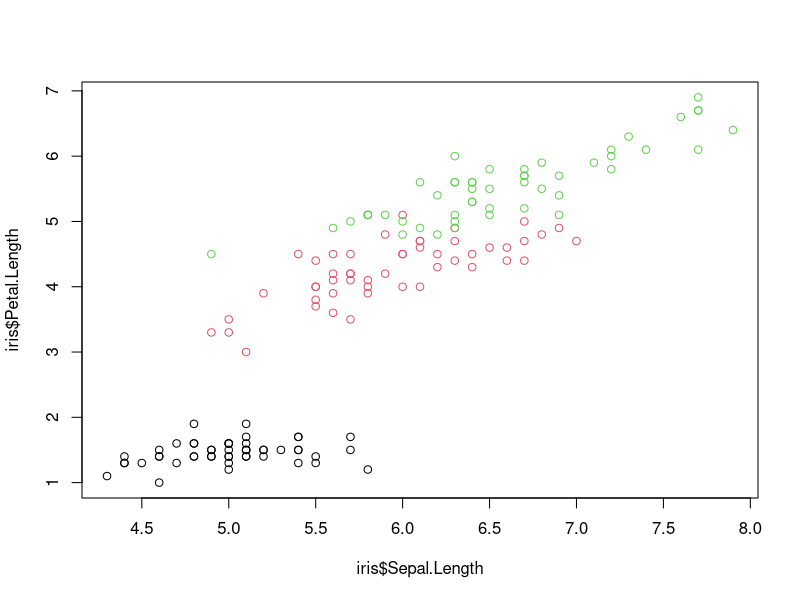
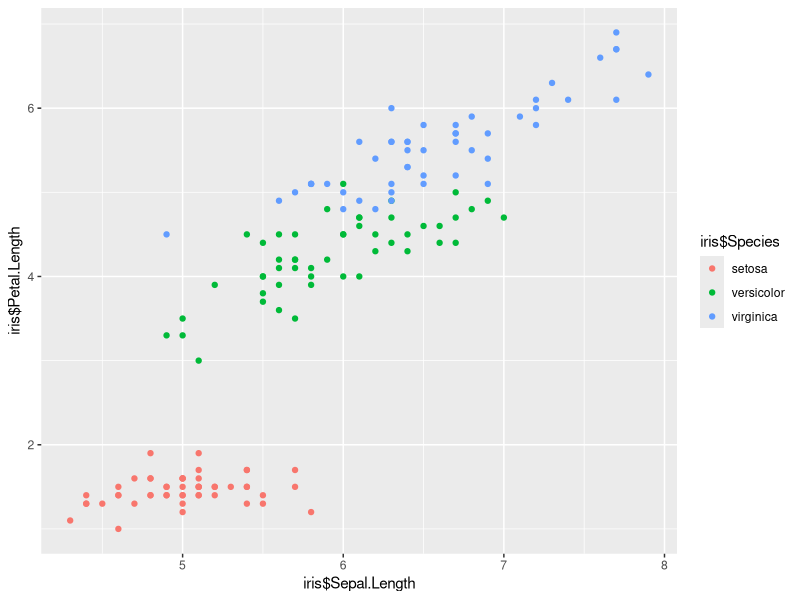
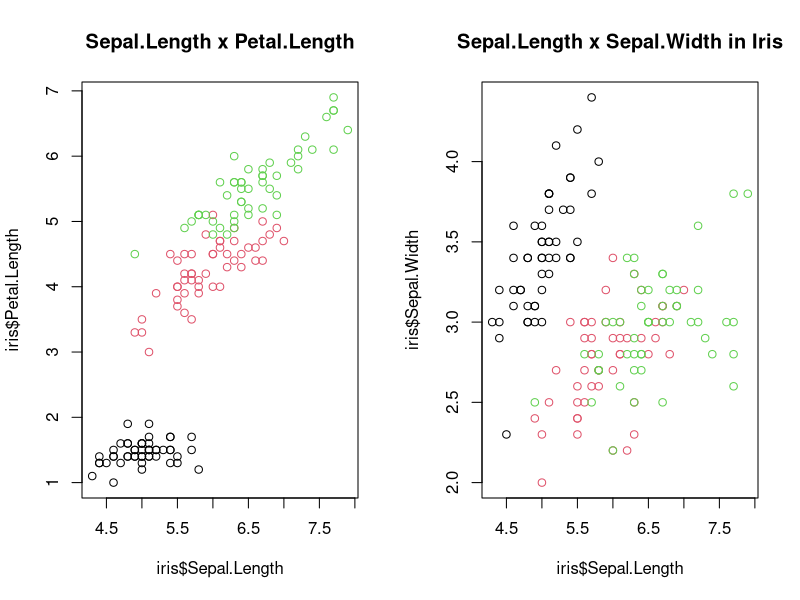
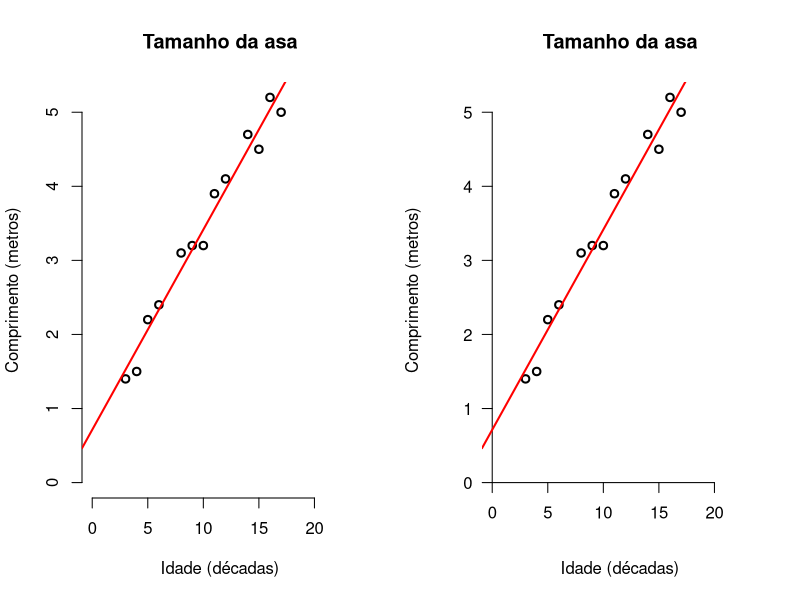
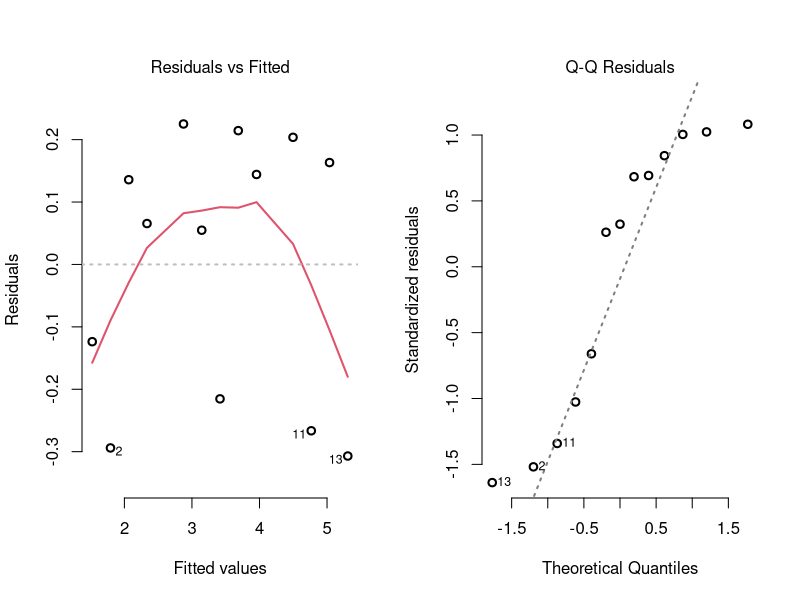
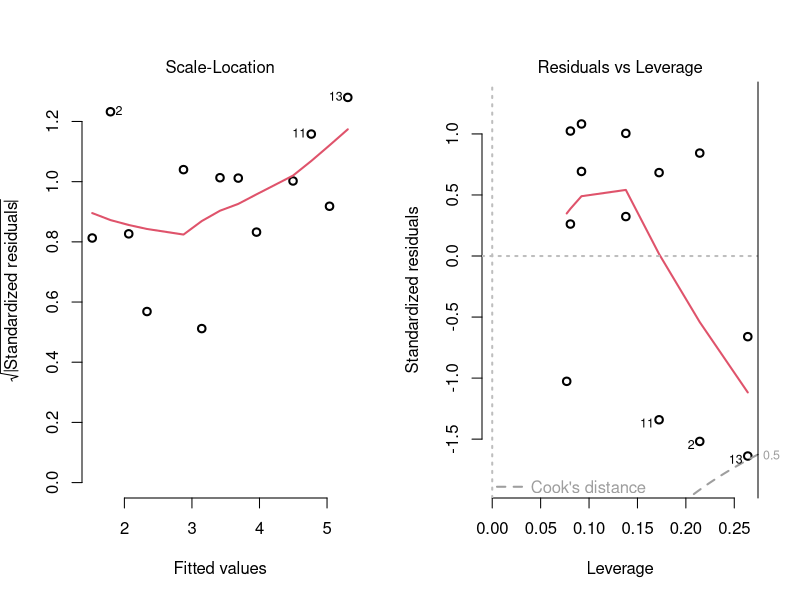
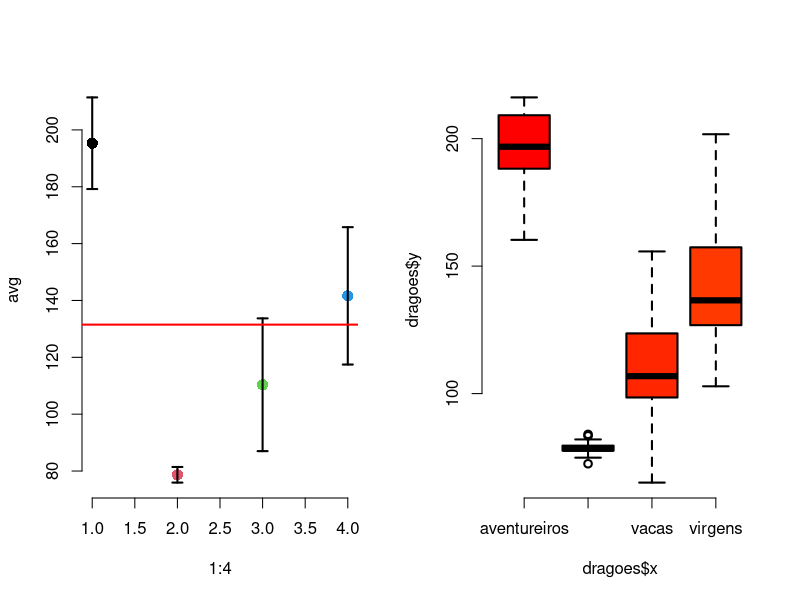
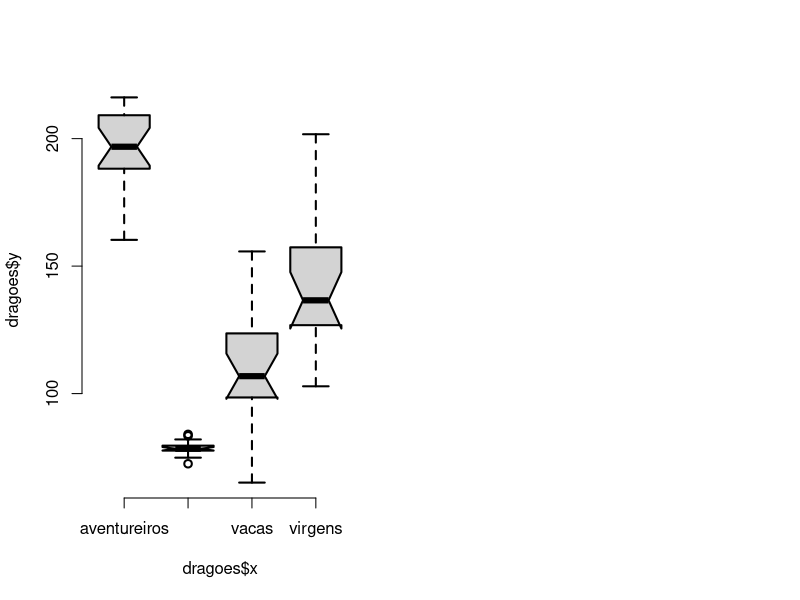

Here is the R script that generated these plots, in order:
## ---- chunk 1
plot(x= iris$Sepal.Length, y=iris$Petal.Length,col=iris$Species)
## ---- chunk 2
library(ggplot2) #pacote especial para fazer graficos, com interface mais amigavel
qplot(x= iris$Sepal.Length, y=iris$Petal.Length, color=iris$Species)
## ---- chunk 3
tabl <- "  
| Parâmetro        | Controla           | valores      |
|---------------|-------------|-----------:|
| x      | valores a serem plotados em x  |       |
| y      | valores a serem plotados em x  |       |
| type   | tipo de gráfico (ponto, linhas, etc)| \"p\",\"l\",\"b\"... |
| lty   | tipo de linha (pontilhada, tracejada, etc)| \"blank\", \"solid\", \"dashed\", \"dotted\", \"dotdash\", \"longdash\", ou \"twodash\" |
| pch   | tipo de ponto (bola, triangulo, quadrado, etc)| \"p\",\"l\",\"b\"... |
| col   | cor dos símbolos| \"red\", \"black\", \"1\", RGB|
| col.axis, col.lab, col.main| cor dos textos| \"red\", \"black\", \"1\", RGB|
"
cat(tabl)
## ---- chunk 4
tabl <- "  
| Parâmetro        | Controla           | valores      |
|---------------|-------------|-----------:|
| main   | título do gráfico                |    \"texto entre aspas\" |
| xlab   | rótulos do eixo x                |  \"texto entre aspas\"  |
| ylab   | rótulos do eixo y              |   \"texto entre aspas\"  |
| cex   | tamanho das letras, em proporção|   cex = 1 -> 100%, cex = 0.5 ->50%, etc  |
| cex.axis, cex.lab, cex.main   | eixos, rotulos dos eixos, título|   cex.axis = 1 -> 100%, cex.axis = 0.5 ->50%, etc  |
| bty   | linhas de contorno do gráfico   |   \"o\", \"l\", \"7\", \"c\", \"u\",  \"]\", \"n\"  |
| ylab   | rótulos do eixo y              |   \"texto entre aspas\"  |
| ylab   | rótulos do eixo y              |   \"texto entre aspas\"  |

"
cat(tabl)
## ---- chunk 5
par(mfrow=c(1,2))      #linhas, colunas

plot(x=iris$Sepal.Length, y=iris$Petal.Length,        #primeiro gráfico
     col = iris$Species,                          
     main = "Sepal.Length x Petal.Length")     

plot(x=iris$Sepal.Length, y=iris$Sepal.Width,         #segundo gráfico
     col = iris$Species,                          
     main = "Sepal.Length x Sepal.Width in Iris")      
## ---- chunk 6
Idade = c(3.0, 4.0, 5.0, 6.0, 8.0, 9.0, 10.0, 11.0, 12.0, 14.0, 15.0, 16.0, 17.0)
TamanhoDaAsa = c(1.4, 1.5, 2.2, 2.4, 3.1, 3.2, 3.2, 3.9, 4.1, 4.7, 4.5, 5.2, 5.0)
par.old=par()
modelo=lm(TamanhoDaAsa ~ Idade)
## ---- chunk 7
plot(TamanhoDaAsa ~ Idade, xlab = "Idade (décadas)",  
     ylab = "Comprimento (metros)",  
     main = "Tamanho da asa"  
     , bty = "n"  
     , xlim = c(0, 23), ylim = c(0, max(TamanhoDaAsa))  
     , lwd = 2  
)  
abline(modelo, col = "red", lwd = 2) 
## ---- chunk 8
modelo=lm(TamanhoDaAsa ~ Idade)
par(bty = "n" , lwd = 2)
plot(TamanhoDaAsa ~ Idade, xlab = "Idade (décadas)",  
     ylab = "Comprimento (metros)",  
     main = "Tamanho da asa"  
     , xlim = c(0, 23)  
     , ylim = c(0, max(TamanhoDaAsa)) 
     , yaxt = "n"  # "n" não plota o eixo, pois iremos alterá-lo com axis()
     , xaxt = "n"
)  
axis(1, pos = 0)  
axis(2, pos = 0, las=2)  
abline(modelo, col = "red", lwd = 2) 
## ---- chunk 9
plot(modelo)  
 
## ---- chunk 10
vacas = c(121.72355, 103.79754, 130.15442, 98.29305, 103.43365, 102.44998,
          125.49993, 111.07215, 113.74047, 103.16081, 80.87149, 98.66692,
          65.09549, 155.74965, 88.30168, 147.43610, 114.60806, 109.87433,
          149.54772, 83.54137
          )
fazendeiros = c(77.91352, 78.07251, 81.95604, 75.64862, 78.45213, 79.11058,
                79.98952, 79.18127, 84.01635, 74.86860, 82.01886, 78.26936,
                77.94691, 78.75372, 77.64901, 77.64097, 77.19803, 72.48175,
                83.45336, 78.99681
)
virgens = c(127.9366, 201.7158, 136.1366, 136.5880, 131.7213, 118.1486, 
            125.7534, 139.6544, 163.5890, 139.7455, NA, 141.4450, 110.7311,
            157.5921, 176.8437, 102.8659, 121.8286, 134.7097, 157.1392, 166.7133
)
aventureiros = c(191.3721, 216.1671, 165.4380, 196.2730, 172.6565, 178.2955,
                 193.6687, 189.7674, 160.2968, 208.4400, 204.0934, 208.1798,
                 186.6380, 193.9446, 197.3650, 198.6853, 213.8838, 210.1881,
                 209.9109, 210.9228
)
alimento=c(rep("vacas",20),rep("fazendeiros",20)
           ,rep("virgens",20),rep("aventureiros",20))
dragoes = data.frame(x=alimento, y=c(vacas,fazendeiros,
                                     virgens,aventureiros))
## ---- chunk 11
m1=mean(dragoes$y[dragoes$x=="aventureiros"]);m2=mean(dragoes$y[dragoes$x=="fazendeiros"])
m3=mean(dragoes$y[dragoes$x=="vacas"]);m4=mean(dragoes$y[dragoes$x=="virgens"],na.rm = T)
s1=sd(dragoes$y[dragoes$x=="aventureiros"]);s2=sd(dragoes$y[dragoes$x=="fazendeiros"])
s3=sd(dragoes$y[dragoes$x=="vacas"]);s4=sd(dragoes$y[dragoes$x=="virgens"],na.rm = T)
avg=c(m1,m2,m3,m4)
sdev=c(s1,s2,s3,s4)
plot(x= 1:4, y= avg,cex=1.5,pch=16, col=1:4,ylim=range(c(avg-sdev, avg+sdev)))
arrows(x0=1:4, y0=avg-sdev, x1=1:4, y1=avg+sdev, length=0.05, angle=90, code=3)
abline(h=mean(avg), col="red")#media total
## ---- chunk 12
boxplot(dragoes$y ~ dragoes$x, col=rainbow(length(dragoes$x)))
## ---- chunk 13
boxplot(dragoes$y ~ dragoes$x, notch=T)
## ---- chunk 14
media.por.comida = aggregate(x=dragoes$y,by = list(dragoes$x), FUN = mean, na.rm=T)
media.por.comida
sd.por.comida = aggregate(x=dragoes$y,by = list(dragoes$x), FUN = sd, na.rm=T)
sd.por.comida
